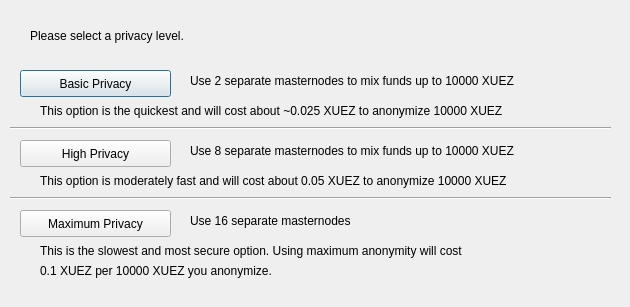
<?xml version="1.0" encoding="UTF-8"?>
<ui version="4.0">
 <class>ObfuscationConfig</class>
 <widget class="QDialog" name="ObfuscationConfig">
  <property name="geometry">
   <rect>
    <x>0</x>
    <y>0</y>
    <width>630</width>
    <height>307</height>
   </rect>
  </property>
  <property name="windowTitle">
   <string>Configure Xend</string>
  </property>
  <widget class="QPushButton" name="buttonBasic">
   <property name="geometry">
    <rect>
     <x>20</x>
     <y>70</y>
     <width>151</width>
     <height>27</height>
    </rect>
   </property>
   <property name="text">
    <string>Basic Privacy</string>
   </property>
  </widget>
  <widget class="QPushButton" name="buttonHigh">
   <property name="geometry">
    <rect>
     <x>20</x>
     <y>140</y>
     <width>151</width>
     <height>27</height>
    </rect>
   </property>
   <property name="text">
    <string>High Privacy</string>
   </property>
  </widget>
  <widget class="QPushButton" name="buttonMax">
   <property name="geometry">
    <rect>
     <x>20</x>
     <y>210</y>
     <width>151</width>
     <height>27</height>
    </rect>
   </property>
   <property name="text">
    <string>Maximum Privacy</string>
   </property>
  </widget>
  <widget class="QLabel" name="label">
   <property name="geometry">
    <rect>
     <x>30</x>
     <y>20</y>
     <width>571</width>
     <height>31</height>
    </rect>
   </property>
   <property name="text">
    <string>Please select a privacy level.</string>
   </property>
  </widget>
  <widget class="QLabel" name="label_2">
   <property name="geometry">
    <rect>
     <x>190</x>
     <y>70</y>
     <width>421</width>
     <height>21</height>
    </rect>
   </property>
   <property name="text">
    <string>Use 2 separate masternodes to mix funds up to 10000 XUEZ</string>
   </property>
  </widget>
  <widget class="QLabel" name="label_3">
   <property name="geometry">
    <rect>
     <x>190</x>
     <y>140</y>
     <width>411</width>
     <height>21</height>
    </rect>
   </property>
   <property name="text">
    <string>Use 8 separate masternodes to mix funds up to 10000 XUEZ</string>
   </property>
  </widget>
  <widget class="QLabel" name="label_4">
   <property name="geometry">
    <rect>
     <x>190</x>
     <y>210</y>
     <width>421</width>
     <height>21</height>
    </rect>
   </property>
   <property name="text">
    <string>Use 16 separate masternodes</string>
   </property>
  </widget>
  <widget class="QLabel" name="label_6">
   <property name="geometry">
    <rect>
     <x>40</x>
     <y>100</y>
     <width>561</width>
     <height>21</height>
    </rect>
   </property>
   <property name="text">
    <string>This option is the quickest and will cost about ~0.025 XUEZ to anonymize 10000 XUEZ</string>
   </property>
  </widget>
  <widget class="QLabel" name="label_7">
   <property name="geometry">
    <rect>
     <x>40</x>
     <y>170</y>
     <width>561</width>
     <height>21</height>
    </rect>
   </property>
   <property name="text">
    <string>This option is moderately fast and will cost about 0.05 XUEZ to anonymize 10000 XUEZ</string>
   </property>
  </widget>
  <widget class="QLabel" name="label_8">
   <property name="geometry">
    <rect>
     <x>40</x>
     <y>240</y>
     <width>561</width>
     <height>21</height>
    </rect>
   </property>
   <property name="text">
    <string>This is the slowest and most secure option. Using maximum anonymity will cost</string>
   </property>
  </widget>
  <widget class="QLabel" name="label_9">
   <property name="geometry">
    <rect>
     <x>40</x>
     <y>260</y>
     <width>561</width>
     <height>21</height>
    </rect>
   </property>
   <property name="text">
    <string>0.1 XUEZ per 10000 XUEZ you anonymize.</string>
   </property>
  </widget>
  <widget class="Line" name="line">
   <property name="geometry">
    <rect>
     <x>10</x>
     <y>120</y>
     <width>601</width>
     <height>16</height>
    </rect>
   </property>
   <property name="orientation">
    <enum>Qt::Horizontal</enum>
   </property>
  </widget>
  <widget class="Line" name="line_2">
   <property name="geometry">
    <rect>
     <x>10</x>
     <y>190</y>
     <width>601</width>
     <height>16</height>
    </rect>
   </property>
   <property name="orientation">
    <enum>Qt::Horizontal</enum>
   </property>
  </widget>
 </widget>
 <resources/>
 <connections/>
</ui>
